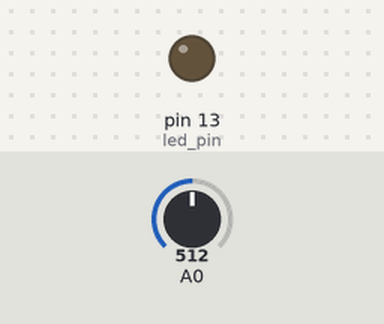
This sketch was run on a simulated Arduino Uno, built with avr-gcc and run on an emulated ATmega328P. Shown: output pins drawn as LEDs (lit = HIGH). The inputs (shaded band) are chosen by the test bench; at power-on: A0 = 512.

Above: at 1.2 s.
1.3 s: A0 set to 487
At 2.5 s:
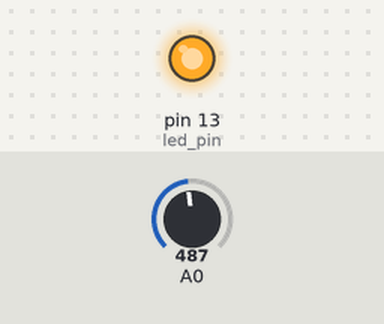
2.8 s: A0 set to 510
At 3.7 s:
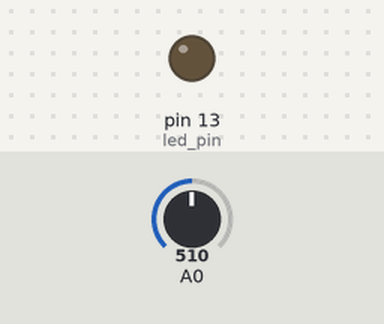
4.3 s: A0 set to 490
At 4.8 s:
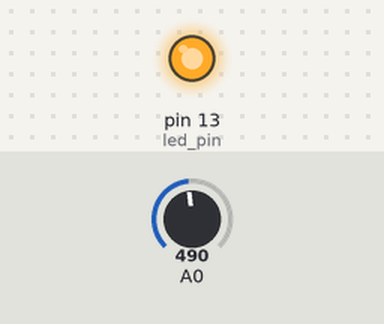
Timing chart, 0 to 7.3 s (numbered marks = the images above; inputs shaded):
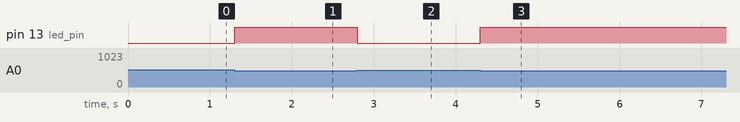

The sketch:

ledLight.ino
```cpp
int led_pin = 13;

void setup() {
  // put your setup code here, to run once:
  pinMode(led_pin,OUTPUT);
}

void loop() {
  // put your main code here, to run repeatedly:
  int light = analogRead(A0);
  int ledLight = map(light,0,1023,255,0);

  if(light <= 500){
    digitalWrite(led_pin,HIGH);
    }else{
     digitalWrite(led_pin,LOW);
    }
}
```

Measured:
- the behaviour switches between 501 and 500 on A0 (found by bisection; images 0 and 1)
- after the input at 1.3 s, pin 13 (led_pin): LOW → HIGH at once
- after the input at 2.8 s, pin 13 (led_pin): HIGH → LOW at once
- after the input at 4.3 s, pin 13 (led_pin): LOW → HIGH at once
